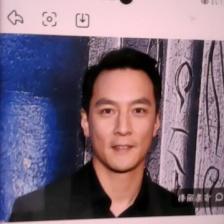
#> input picture data/0/1.jpg, 224 x 224 px; its folder holds only this picture in this run
$ python data_preparation.py
#> lines starting #> are read from the running program, lines starting #| are printed output that depends on the picture
#encoding:utf-8
from __future__ import division


'''
功能： 图像的数据预处理、标准化部分
'''


import os
import cv2
import time


def read(path,*suffix):
    '''
    基于后缀读取文件
    '''
#> called with path = 'data/0/'
    try:
        s=os.listdir(path)
        resultArray = []
        fileName = os.path.basename(path)
        resultArray.append(fileName)
        for i in s:
            if end(i, suffix):
                document = os.path.join(path, i)
                img = cv2.imread(document)
#> img is the input picture: shape (224, 224, 3); mean B, G, R 121.5, 105.3, 125
                resultArray.append(img)
    except IOError:
        print("Error")

    else:
        print("读取成功")
        return resultArray


def end(s,*endstring):
    '''
    对字符串的后续和标签进行匹配
    '''
    resultArray = map(s.endswith,endstring)
    if True in resultArray:
        return True
    else:
        return False


def readPicture(sourcePath,objectPath,*suffix):
    '''
    图片标准化与存储
    '''
    if not os.path.exists(objectPath):
        os.makedirs(objectPath)
    try:
        resultArray=read(sourcePath,*suffix)
#> resultArray = 2 items
        count=1
        face_cascade=cv2.CascadeClassifier('config/haarcascade_frontalface_alt.xml')
        for i in resultArray:
            if type(i)!=str:
              gray=cv2.cvtColor(i, cv2.COLOR_BGR2GRAY)
              faces=face_cascade.detectMultiScale(gray, 1.3, 5)
              for (x,y,w,h) in faces:
                listStr=[str(int(time.time())),str(count)]
                fileName=''.join(listStr)
                f=cv2.resize(gray[y:(y+h),x:(x+w)],(200, 200))
                cv2.imwrite(objectPath+os.sep+'%s.jpg' % fileName, f)
                count+=1
#> this loop made 2 passes
#> faces on pass 2: [[80, 77, 85, 85]]
#> i on pass 1: ''
#> pass 2, in readPicture, `gray=cv2.cvtColor(i, cv2.COLOR_BGR2GRAY)`:
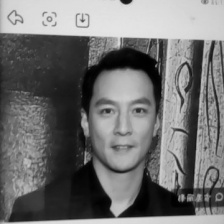
#> gray: shape (224, 224); min 0, max 232, mean 113
#> pass 2, in readPicture, `cv2.imwrite(objectPath+os.sep+'%s.jpg' % fileName, f)`:
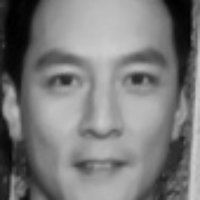
#> saved as 17951932041.jpg: shape (200, 200); min 0, max 205, mean 123.1
#> after the loop, count = 2
#| Read  1 Faces to Destination dataset/0/
#> after the loop, count = 1
    except Exception as e:
        print("Exception: ",e)
    else:
        print('Read  '+str(count-1)+' Faces to Destination '+objectPath)

if __name__ == '__main__':
    print('Reading')
    readPicture('data/0/','dataset/0/','.jpg','.JPG','png','PNG','tiff')
    readPicture('data/1/','dataset/1/','.jpg','.JPG','png','PNG','tiff')

$ run again, on data/0/107.jpg
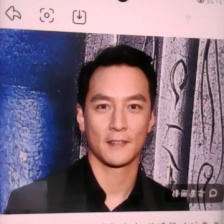
#> input picture data/0/107.jpg, 224 x 224 px
#> in read, img is the input picture: shape (224, 224, 3); mean B, G, R 128.1, 112.9, 134.9
#> resultArray = 2 items
#> the loop in readPicture, `for i in resultArray:` made 2 passes
#> faces on pass 2: [[76, 73, 84, 84]]
#> pass 2, in readPicture, `gray=cv2.cvtColor(i, cv2.COLOR_BGR2GRAY)`:
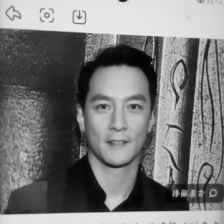
#> gray: shape (224, 224); min 0, max 236, mean 121.2
#> pass 2, in readPicture, `cv2.imwrite(objectPath+os.sep+'%s.jpg' % fileName, f)`:
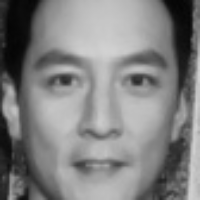
#> saved as 17951932041.jpg: shape (200, 200); min 4, max 210, mean 128.9
#> after the loop in readPicture, `for i in resultArray:`: count = 2
#| Read  1 Faces to Destination dataset/0/
#> after the loop in readPicture, `for i in resultArray:`: count = 1
